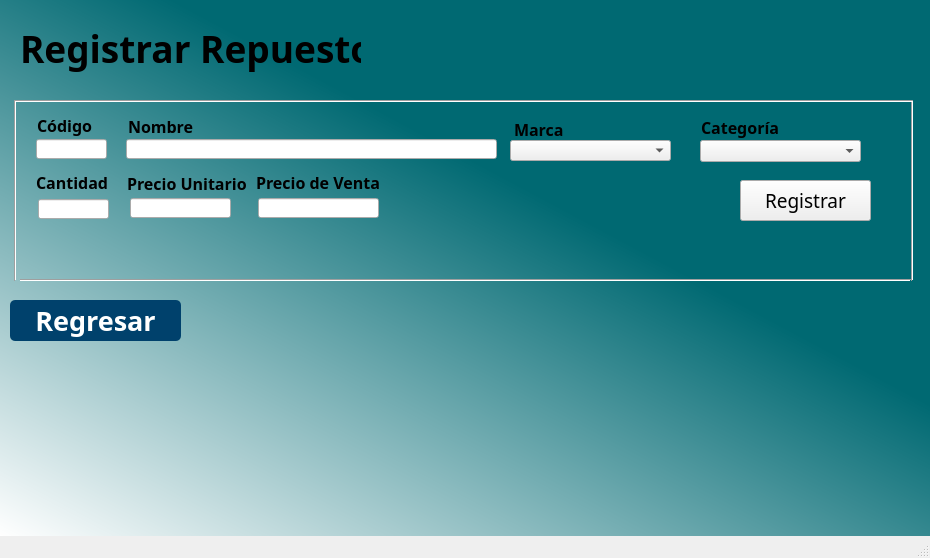
<?xml version="1.0" encoding="UTF-8"?>
<ui version="4.0">
 <class>MainWindow</class>
 <widget class="QMainWindow" name="MainWindow">
  <property name="geometry">
   <rect>
    <x>0</x>
    <y>0</y>
    <width>930</width>
    <height>558</height>
   </rect>
  </property>
  <property name="minimumSize">
   <size>
    <width>930</width>
    <height>558</height>
   </size>
  </property>
  <property name="maximumSize">
   <size>
    <width>930</width>
    <height>558</height>
   </size>
  </property>
  <property name="windowTitle">
   <string>MainWindow</string>
  </property>
  <property name="styleSheet">
   <string notr="true">QWidget#centralwidget{
background-color: qlineargradient(spread:pad, x1:0.829, y1:0.107455, x2:0, y2:1, stop:0.295455 rgba(0, 105, 114, 255), stop:1 rgba(255, 255, 255, 255));}</string>
  </property>
  <widget class="QWidget" name="centralwidget">
   <widget class="QLabel" name="label">
    <property name="geometry">
     <rect>
      <x>20</x>
      <y>18</y>
      <width>341</width>
      <height>61</height>
     </rect>
    </property>
    <property name="font">
     <font>
      <family>Century Gothic</family>
      <pointsize>28</pointsize>
      <weight>75</weight>
      <italic>false</italic>
      <bold>true</bold>
      <underline>false</underline>
     </font>
    </property>
    <property name="styleSheet">
     <string notr="true">color:'white';</string>
    </property>
    <property name="text">
     <string>Registrar Repuesto</string>
    </property>
   </widget>
   <widget class="QLabel" name="lblCodigo">
    <property name="geometry">
     <rect>
      <x>37</x>
      <y>115</y>
      <width>71</width>
      <height>21</height>
     </rect>
    </property>
    <property name="font">
     <font>
      <family>Century Gothic</family>
      <pointsize>12</pointsize>
      <weight>75</weight>
      <bold>true</bold>
     </font>
    </property>
    <property name="styleSheet">
     <string notr="true">color:'white';</string>
    </property>
    <property name="text">
     <string>Código</string>
    </property>
   </widget>
   <widget class="QLabel" name="label_4">
    <property name="geometry">
     <rect>
      <x>128</x>
      <y>116</y>
      <width>81</width>
      <height>21</height>
     </rect>
    </property>
    <property name="font">
     <font>
      <family>Century Gothic</family>
      <pointsize>12</pointsize>
      <weight>75</weight>
      <bold>true</bold>
     </font>
    </property>
    <property name="styleSheet">
     <string notr="true">color:'white';</string>
    </property>
    <property name="text">
     <string>Nombre</string>
    </property>
   </widget>
   <widget class="QLineEdit" name="txtNombre">
    <property name="geometry">
     <rect>
      <x>126</x>
      <y>139</y>
      <width>371</width>
      <height>20</height>
     </rect>
    </property>
    <property name="font">
     <font>
      <family>Century Gothic</family>
      <pointsize>10</pointsize>
     </font>
    </property>
   </widget>
   <widget class="QLabel" name="label_6">
    <property name="geometry">
     <rect>
      <x>36</x>
      <y>172</y>
      <width>91</width>
      <height>21</height>
     </rect>
    </property>
    <property name="font">
     <font>
      <family>Century Gothic</family>
      <pointsize>12</pointsize>
      <weight>75</weight>
      <bold>true</bold>
     </font>
    </property>
    <property name="styleSheet">
     <string notr="true">color:'white';</string>
    </property>
    <property name="text">
     <string>Cantidad</string>
    </property>
   </widget>
   <widget class="QLabel" name="label_8">
    <property name="geometry">
     <rect>
      <x>127</x>
      <y>173</y>
      <width>131</width>
      <height>21</height>
     </rect>
    </property>
    <property name="font">
     <font>
      <family>Century Gothic</family>
      <pointsize>12</pointsize>
      <weight>75</weight>
      <bold>true</bold>
     </font>
    </property>
    <property name="styleSheet">
     <string notr="true">color:'white';</string>
    </property>
    <property name="text">
     <string>Precio Unitario</string>
    </property>
   </widget>
   <widget class="QLabel" name="label_9">
    <property name="geometry">
     <rect>
      <x>256</x>
      <y>172</y>
      <width>141</width>
      <height>21</height>
     </rect>
    </property>
    <property name="font">
     <font>
      <family>Century Gothic</family>
      <pointsize>12</pointsize>
      <weight>75</weight>
      <bold>true</bold>
     </font>
    </property>
    <property name="styleSheet">
     <string notr="true">color:'white';</string>
    </property>
    <property name="text">
     <string>Precio de Venta</string>
    </property>
   </widget>
   <widget class="QLabel" name="label_5">
    <property name="geometry">
     <rect>
      <x>514</x>
      <y>119</y>
      <width>81</width>
      <height>21</height>
     </rect>
    </property>
    <property name="font">
     <font>
      <family>Century Gothic</family>
      <pointsize>12</pointsize>
      <weight>75</weight>
      <bold>true</bold>
     </font>
    </property>
    <property name="styleSheet">
     <string notr="true">color:'white';</string>
    </property>
    <property name="text">
     <string>Marca</string>
    </property>
   </widget>
   <widget class="QLabel" name="label_12">
    <property name="geometry">
     <rect>
      <x>701</x>
      <y>117</y>
      <width>81</width>
      <height>21</height>
     </rect>
    </property>
    <property name="font">
     <font>
      <family>Century Gothic</family>
      <pointsize>12</pointsize>
      <weight>75</weight>
      <bold>true</bold>
     </font>
    </property>
    <property name="styleSheet">
     <string notr="true">color:'white';</string>
    </property>
    <property name="text">
     <string>Categoría</string>
    </property>
   </widget>
   <widget class="QLabel" name="label_10">
    <property name="geometry">
     <rect>
      <x>663</x>
      <y>12</y>
      <width>241</width>
      <height>81</height>
     </rect>
    </property>
    <property name="styleSheet">
     <string notr="true"/>
    </property>
    <property name="text">
     <string/>
    </property>
    <property name="pixmap">
     <pixmap>../Img/LOGO PNG 1.png</pixmap>
    </property>
    <property name="scaledContents">
     <bool>true</bool>
    </property>
   </widget>
   <widget class="Line" name="line_9">
    <property name="geometry">
     <rect>
      <x>897</x>
      <y>100</y>
      <width>31</width>
      <height>181</height>
     </rect>
    </property>
    <property name="orientation">
     <enum>Qt::Vertical</enum>
    </property>
   </widget>
   <widget class="QPushButton" name="btnRegresar">
    <property name="geometry">
     <rect>
      <x>10</x>
      <y>300</y>
      <width>171</width>
      <height>41</height>
     </rect>
    </property>
    <property name="font">
     <font>
      <family>Century Gothic</family>
      <pointsize>20</pointsize>
      <weight>75</weight>
      <italic>false</italic>
      <bold>true</bold>
     </font>
    </property>
    <property name="styleSheet">
     <string notr="true">border-radius:5px;
color:white;
background-color: rgb(0, 65, 108);</string>
    </property>
    <property name="text">
     <string>Regresar</string>
    </property>
    <property name="icon">
     <iconset>
      <normaloff>../Img/left-arrow.png</normaloff>../Img/left-arrow.png</iconset>
    </property>
    <property name="iconSize">
     <size>
      <width>25</width>
      <height>25</height>
     </size>
    </property>
   </widget>
   <widget class="QPushButton" name="btnRegistrar">
    <property name="geometry">
     <rect>
      <x>740</x>
      <y>180</y>
      <width>131</width>
      <height>41</height>
     </rect>
    </property>
    <property name="font">
     <font>
      <family>Century Gothic</family>
      <pointsize>14</pointsize>
     </font>
    </property>
    <property name="text">
     <string>Registrar</string>
    </property>
    <property name="icon">
     <iconset>
      <normaloff>../Img/registrar.png</normaloff>../Img/registrar.png</iconset>
    </property>
    <property name="iconSize">
     <size>
      <width>28</width>
      <height>28</height>
     </size>
    </property>
   </widget>
   <widget class="Line" name="line_10">
    <property name="geometry">
     <rect>
      <x>20</x>
      <y>270</y>
      <width>891</width>
      <height>20</height>
     </rect>
    </property>
    <property name="maximumSize">
     <size>
      <width>897</width>
      <height>20</height>
     </size>
    </property>
    <property name="orientation">
     <enum>Qt::Horizontal</enum>
    </property>
   </widget>
   <widget class="QLineEdit" name="txtCodigo">
    <property name="geometry">
     <rect>
      <x>36</x>
      <y>139</y>
      <width>71</width>
      <height>20</height>
     </rect>
    </property>
    <property name="font">
     <font>
      <family>Century Gothic</family>
      <pointsize>10</pointsize>
     </font>
    </property>
   </widget>
   <widget class="QLineEdit" name="txtPrecioCompra">
    <property name="geometry">
     <rect>
      <x>130</x>
      <y>198</y>
      <width>101</width>
      <height>20</height>
     </rect>
    </property>
    <property name="font">
     <font>
      <family>Century Gothic</family>
      <pointsize>10</pointsize>
     </font>
    </property>
   </widget>
   <widget class="QLineEdit" name="txtPrecioVenta">
    <property name="geometry">
     <rect>
      <x>258</x>
      <y>198</y>
      <width>121</width>
      <height>20</height>
     </rect>
    </property>
    <property name="font">
     <font>
      <family>Century Gothic</family>
      <pointsize>10</pointsize>
     </font>
    </property>
   </widget>
   <widget class="QLineEdit" name="txtCantidad">
    <property name="geometry">
     <rect>
      <x>38</x>
      <y>199</y>
      <width>71</width>
      <height>20</height>
     </rect>
    </property>
    <property name="font">
     <font>
      <family>Century Gothic</family>
      <pointsize>10</pointsize>
     </font>
    </property>
   </widget>
   <widget class="Line" name="line_11">
    <property name="geometry">
     <rect>
      <x>16</x>
      <y>91</y>
      <width>897</width>
      <height>20</height>
     </rect>
    </property>
    <property name="orientation">
     <enum>Qt::Horizontal</enum>
    </property>
   </widget>
   <widget class="Line" name="line_12">
    <property name="geometry">
     <rect>
      <x>0</x>
      <y>100</y>
      <width>31</width>
      <height>181</height>
     </rect>
    </property>
    <property name="orientation">
     <enum>Qt::Vertical</enum>
    </property>
   </widget>
   <widget class="QComboBox" name="cmbMarca">
    <property name="geometry">
     <rect>
      <x>510</x>
      <y>140</y>
      <width>161</width>
      <height>21</height>
     </rect>
    </property>
   </widget>
   <widget class="QComboBox" name="cmbCategoria">
    <property name="geometry">
     <rect>
      <x>700</x>
      <y>140</y>
      <width>161</width>
      <height>22</height>
     </rect>
    </property>
   </widget>
  </widget>
  <widget class="QMenuBar" name="menubar">
   <property name="geometry">
    <rect>
     <x>0</x>
     <y>0</y>
     <width>930</width>
     <height>21</height>
    </rect>
   </property>
  </widget>
  <widget class="QStatusBar" name="statusbar"/>
 </widget>
 <resources/>
 <connections/>
</ui>
